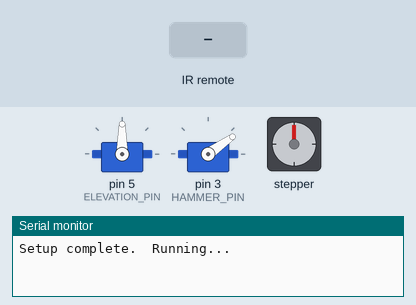
This sketch was run on a simulated Arduino Uno, built with avr-gcc and run on an emulated ATmega328P. Parts: 2 × servo, stepper motor, the last lines printed to the serial monitor. Inputs (shaded band) come from the test bench. Stepper angles assume 2048 steps per turn.

Above: at 1.2 s.
1.3 s: infrared code 0xFF22DD received
At 2.1 s:
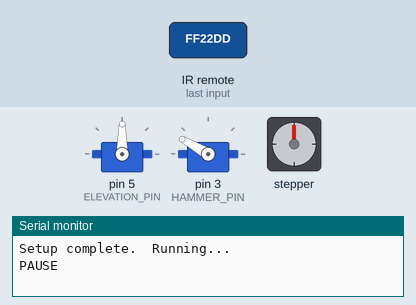
3.8 s: infrared code 0xFF02FD received
At 4.2 s:
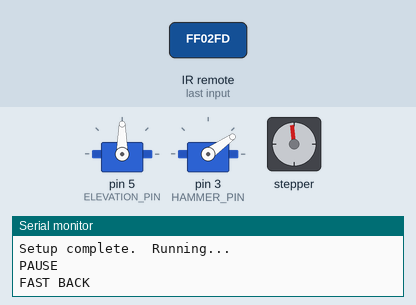
5.3 s: infrared code 0xFFC23D received
At 6.6 s:
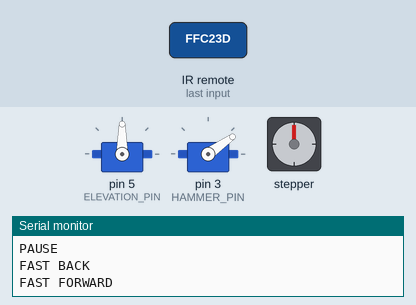
6.9 s: infrared code 0xFFA857 received
At 7.8 s:
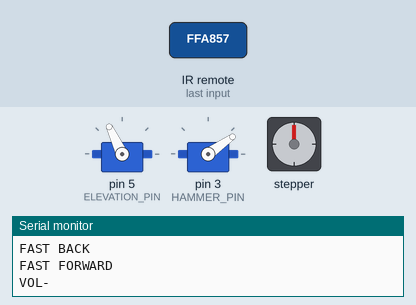
8.4 s: infrared code 0xFF906F received
At 9.1 s:
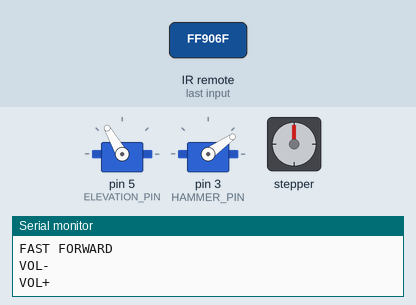
9.9 s: infrared code 0xFF22DD received
At 10.7 s:
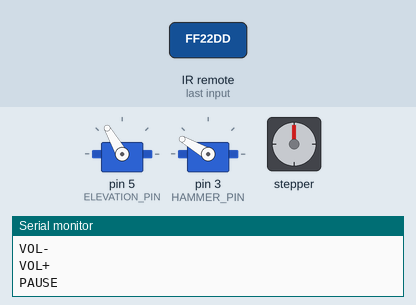
Timing chart, 0 to 12.9 s (numbered marks = the images above; inputs shaded):
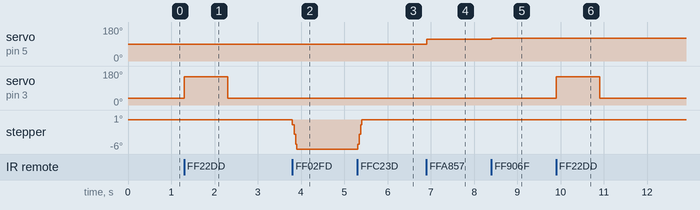

The sketch:

RubberBandTerminator.ino
```cpp
/*
RubberBandTerminator.ino

The sole intention of this project is to shoot things with rubber bands using the coolest technology possible.

Ideas:
    * 3d print a base to attach servo to stepper motor
    * rename variables for the elevation
    * Add a camera for targeting
    * Try to do auto-targeting with camera image
    * Setup control via wifi
    * Setup display website
    * Setup a website to control the gun
    * possibly get rid of
    * Might need to add software serial receive for additional I/O:
    *   https://www.arduino.cc/en/Tutorial/TwoPortReceive
    *   https://www.arduino.cc/en/Reference/SoftwareSerial
    *   http://www.ladyada.net/make/eshield/download.html
    * Consider storing website static data in EEPROM: https://learn.adafruit.com/memories-of-an-arduino/eeprom
    *
*/

#include <Servo.h>
#include <avr/wdt.h>  //http://www.nongnu.org/avr-libc/user-manual/modules.html
#include "Stepper.h"
#include "IRremote.h"
#include <SoftwareSerial.h>

////////////// Serial and Debug Definitions //////////////
#define SERIAL_BAUD_RATE 57600
#define INPUT_BUFFER_MAX_SIZE 500 //bytes - HTTP Requests cannot exceed this size!
#define USE_WATCHDOG_TIMER
#define MAX_BLOCKING_DELAY 5 //ms


////////////// IR Receiver Control Definitions //////////////
#define IR_RECEIVER_PIN  2     // Signal Pin of IR receiver to Arduino Digital Pin
IRrecv irrecv(IR_RECEIVER_PIN);       // create instance of 'irrecv'


////////////// Servo Control Definitions //////////////
// hammer servo - SG90 micro servo
// fire direction = positive (travel is 0-180deg)
Servo hammer;
#define ARMED_HAMMER_POSITION 35 //degrees
#define FIRE_HAMMER_POSITION 150 //degrees
#define HAMMER_PIN 3             //must be a PWM pin

// elevation servo - some random servo from my toolbox
// up = positive (travel is 0-180deg)
Servo elevation;  // create servo object to control a servo
#define ELEVATION_CENTER_POSITION 120 //degrees
#define ELEVATION_MOVEMENT_RANGE  30 //elevation can move plus or minus this many degrees
#define ELEVATION_PIN 5 //must be a PWM pin
#define ELEVATION_POSITION_INCREMENT 5 //degrees
int elevation_command_position = ELEVATION_CENTER_POSITION;

// Base (azimuth) stepper motor (z-down, so CW is positive)
// Unlimited travel
#define STEPS_PER_REV  32   // Number of steps per internal motor shaft revolution
                            // 2048 steps = 1 internal shaft revolution
// For correct sequencing using ULN2003APG Motor driver,
// initialize in this order: In1, In3, In2, In4
Stepper small_stepper(STEPS_PER_REV, 8, 9, 10, 7);
#define BASE_STEP_INCREMENT 5 //degrees per increment
#define BASE_STEPS_PER_DEGREE 6 //roughly - 2048/360 = 5.6889
#define BASE_MAX_SPEED 500


////////////// Action Functions //////////////
// Fire the rubber band
void fire() {
  hammer.write(FIRE_HAMMER_POSITION);  //fiiiirrrre!
  delay(1000);  //wait a second for the servo to get there //todo: get rid of blocking delay
  hammer.write(ARMED_HAMMER_POSITION);  //ready to load again
}

// increase the elevation by one increment
void turn_up() {
  //move in positive direction
  elevation_command_position = elevation_command_position + ELEVATION_POSITION_INCREMENT;
  if(elevation_command_position > (ELEVATION_CENTER_POSITION + ELEVATION_MOVEMENT_RANGE) )
    elevation_command_position = (ELEVATION_CENTER_POSITION + ELEVATION_MOVEMENT_RANGE);

  elevation.write(elevation_command_position);
}

// decrease the elevation by one increment
void turn_down() {
  //move in positive direction
  elevation_command_position = elevation_command_position - ELEVATION_POSITION_INCREMENT;
  if(elevation_command_position < (ELEVATION_CENTER_POSITION - ELEVATION_MOVEMENT_RANGE) )
    elevation_command_position = (ELEVATION_CENTER_POSITION - ELEVATION_MOVEMENT_RANGE);

  elevation.write(elevation_command_position);
}

// turn clockwise by one increment
void turn_right(){
  int step_distance = BASE_STEP_INCREMENT * BASE_STEPS_PER_DEGREE;
  small_stepper.setSpeed(BASE_MAX_SPEED);
  small_stepper.step(step_distance);// Rotate CW
  delay(MAX_BLOCKING_DELAY); //todo: make this non-blocking
}

// turn counterclockwise by one increment
void turn_left(){
  int step_distance = -1 * BASE_STEP_INCREMENT * BASE_STEPS_PER_DEGREE;
  small_stepper.setSpeed(BASE_MAX_SPEED); //Max is 500
  small_stepper.step(step_distance);// Rotate CCW
  delay(MAX_BLOCKING_DELAY); //todo: make this non-blocking
}


////////////// Control Functions //////////////
//Take action on IR remote control inputs.
void translateIR(decode_results results)
{
  switch(results.value)

  {
  case 0xFF22DD: Serial.println(F("PAUSE"));
                  fire();
                  break;
  case 0xFF02FD: Serial.println(F(("FAST BACK")));
                 turn_left();
                  break;
  case 0xFFC23D: Serial.println(F("FAST FORWARD"));
                 turn_right();
                 break;
  case 0xFFA857: Serial.println(F("VOL-"));
                 turn_down();
                 break;
  case 0xFF906F: Serial.println(F("VOL+"));
                 turn_up();
                 break;
  case 0xFFFFFFFF: Serial.println(F(" REPEAT"));break;
  default:
    Serial.print(F(" Other button: ")); Serial.println(results.value, HEX);
  }
}

///////////////////////////////////
////////////// Setup //////////////
///////////////////////////////////

String serial_input_buffer = "";

void setup() {

  // reserve space for my serial input buffer
  serial_input_buffer.reserve(INPUT_BUFFER_MAX_SIZE);

  // Setup the debug serial port
  Serial.begin(SERIAL_BAUD_RATE);
  while (!Serial) {
    ; // wait for serial port to connect. Needed for native USB port only
  }

    // Enable IR Remote Control Input
  irrecv.enableIRIn(); // Start the receiver

  elevation.attach(ELEVATION_PIN);  // attaches the servo on pin 9 to the servo object
  hammer.write(elevation_command_position);

  hammer.attach(HAMMER_PIN);
  hammer.write(ARMED_HAMMER_POSITION);

#ifdef USE_WATCHDOG_TIMER
  wdt_enable(WDTO_8S);  // all code must execute in less than 8s.
#endif

  Serial.println("Setup complete.  Running...");
}

void handle_serial_input(String * input_buffer) {
  // todo: handle serial input data here
}


///////////////////////////////////
////////////// Loop ///////////////
///////////////////////////////////


void loop() {

#ifdef USE_WATCHDOG_TIMER
  wdt_reset();  //reset the countdown of the watchdog.
#endif

  // Check for remote control commands
  decode_results results;   // IR receiver results
  if (irrecv.decode(&results)) // have we received an IR signal?
  {
    translateIR(results);
    irrecv.resume(); // receive the next value
  }
  else
  {
    delay(MAX_BLOCKING_DELAY);  //chill out for a short time
  }

  // Check for serial input
  while (Serial.available()) {
    // get the new byte:
    char inChar = (char)Serial.read();
    // add it to the inputString:
    serial_input_buffer += inChar;
    // if the incoming character is a newline, set a flag so the main loop can
    // do something about it:
    if (inChar == '\n') {
      handle_serial_input(&serial_input_buffer);
    } else if (serial_input_buffer.length() >= INPUT_BUFFER_MAX_SIZE) {
      Serial.println(F("WARNING: serial buffer size exceeded without processing newline."));
      handle_serial_input(&serial_input_buffer);
    }
  }

}
```

Measured:
- after the input at 1.3 s, servo on pin 3 (HAMMER_PIN): 35° → 150° at once, → 35° 1.0 s later
- after the input at 6.9 s, servo on pin 5 (ELEVATION_PIN): 90° → 115° at once
- after the input at 8.4 s, servo on pin 5 (ELEVATION_PIN): 115° → 120° at once
- after the input at 9.9 s, servo on pin 3 (HAMMER_PIN): 35° → 150° at once, → 35° 1.0 s later
